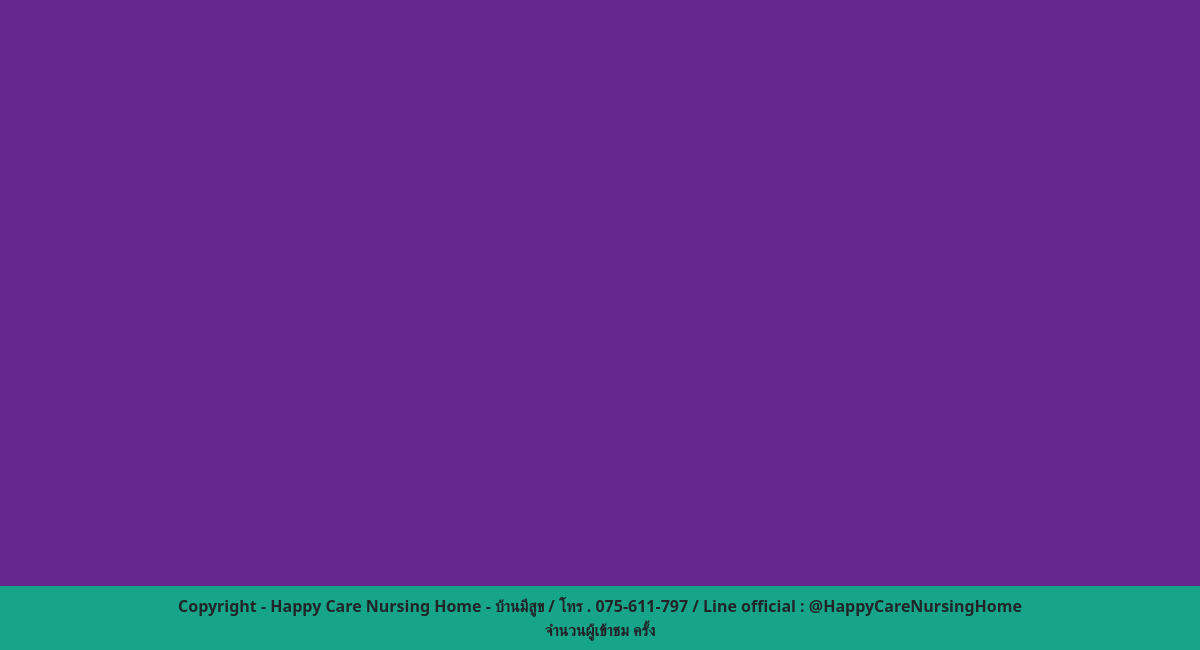
/show-contact.php (lower part), run on an earlier commit of the app's database.
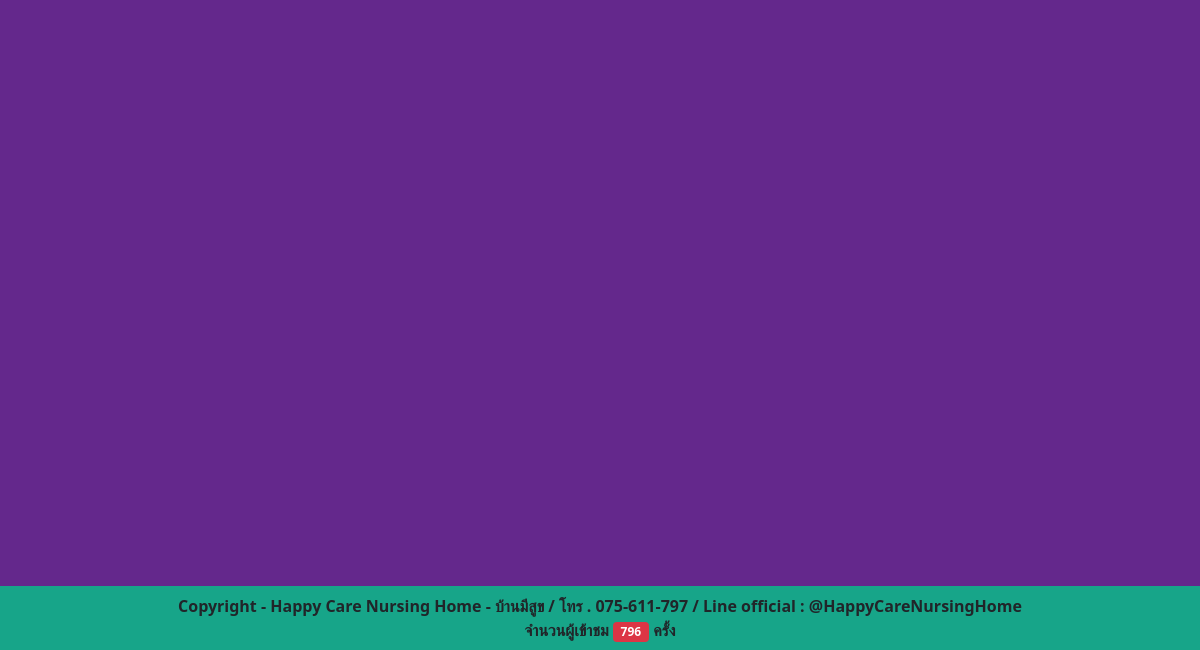
And on a later commit of the database.
### tables this page shows
CREATE TABLE `web_history_count` (
  `id_web_count` int(3) NOT NULL,
  `web_count` int(10) NOT NULL
);

### nav-index-all.php (the view, shortened to what this page needs)
<br>
<?php
	$sql="UPDATE web_history_count SET web_count = (web_count + 1) WHERE id_web_count = 1";
	mysqli_query($conn,$sql);
 ?>
    <nav class="navbar fixed-bottom" style="background-color: rgb(23,165, 137);">
			<div class="mx-auto">
				<strong>Copyright - Happy Care Nursing Home - บ้านมีสูข / โทร . 075-611-797 / Line official : @HappyCareNursingHome </strong>
				<br>
				<div class="text-center">
					<?php
					$sql="SELECT * FROM web_history_count WHERE id_web_count = 1";
					$result=mysqli_query($conn,$sql);
					$row=mysqli_fetch_object($result);
					 ?>
					<strong>จำนวนผู้เข้าชม <span class="badge bg-danger"><?php echo $row->web_count;?></span> ครั้ง</strong>
				</div>
			</div>
    </nav>

### show-contact.php (shortened to what this page needs)
<?php
  require 'dbcon.php';
?>
<!DOCTYPE html>
<html lang="en">
  <head>
    <link href="css/bootstrap.min.css" rel="stylesheet">
  </head>
  <body style="height: 5000px; padding-top: 50px;background: rgb(100, 40, 140);">
	  <div class="container-fluid">
     <?php include 'nav-index-all.php'; ?>
  </div>
  </body>
</html>

What changed in the data, as far as the page shows it:
added web_history_count: web_count "796"
